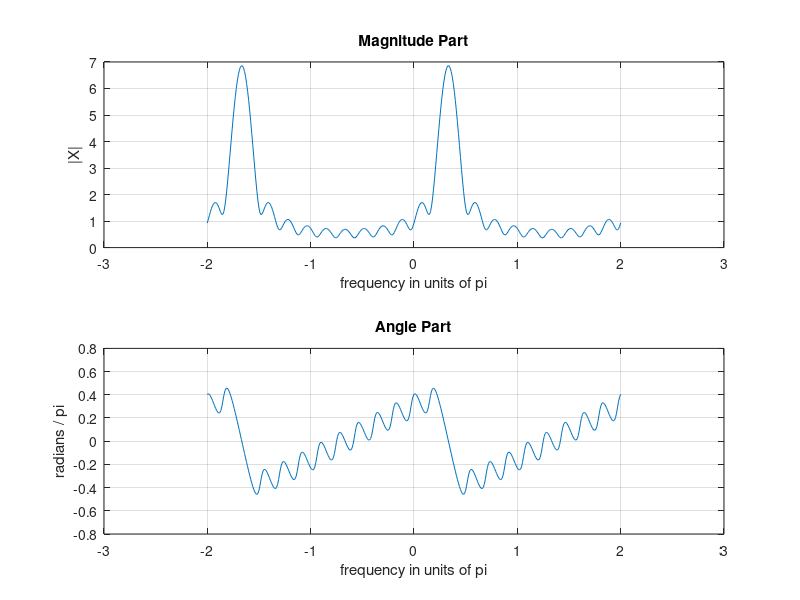

Here is the MATLAB script that generated this plot:
n = 0:10; x = (0.9 * exp(j * pi / 3)) .^ n;
k = -200:200; w = (pi / 100) * k;

X = x * (exp(-j * pi / 100)) .^ (n'* k);
magX = abs(X); angX = angle(X);

% Magnitude Part
subplot(2, 1, 1); plot(w / pi, magX); grid
xlabel("frequency in units of pi"); ylabel("|X|")
title("Magnitude Part")

% Angle Part
subplot(2, 1, 2); plot(w / pi, angX / pi); grid
xlabel("frequency in units of pi"); ylabel("radians / pi")
title("Angle Part");